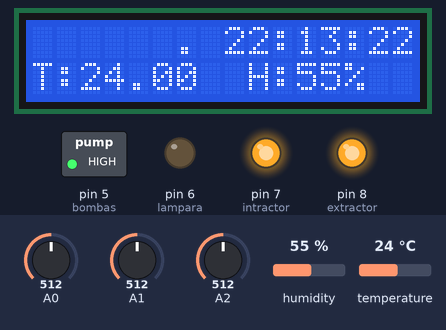
Simulated run of this sketch. Board: Arduino Uno, built with avr-gcc and run on an emulated ATmega328P. On the bench: 16×2 character LCD, switched loads named in the sketch (green lamp = pin HIGH), output pins drawn as LEDs (lit = HIGH). The test bench sets the inputs (shaded band); at power-on: A0 = 512, A1 = 512, A2 = 512, humidity 55 %, temperature 24 °C. The local clock reads 2024-03-15 10:24:30 at power-on unless the sketch sets it; what the sketch prints to the serial monitor is not drawn.

Above: at 2.7 s.
3.8 s: A0 set to 987
At 3.8 s:
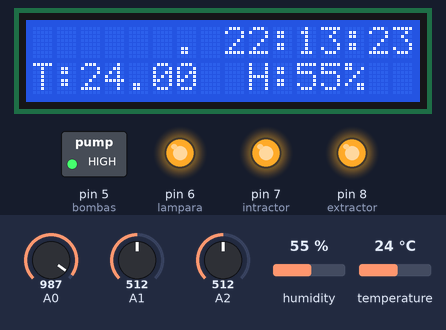
9.5 s: A0 set to 1017
At 11.0 s:
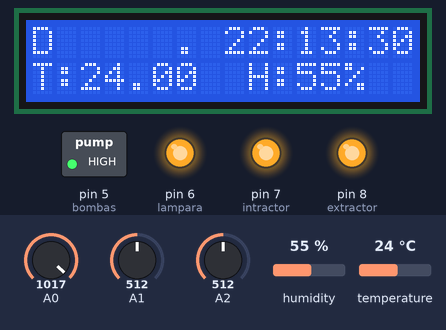
13.8 s: A1 set to 989
15.7 s: A1 set to 1012
At 17.5 s:
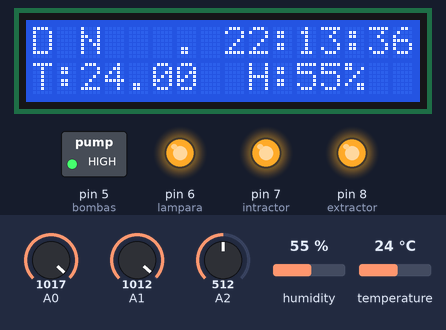
20.3 s: A2 set to 982
22.2 s: A2 set to 1009
At 23.6 s:
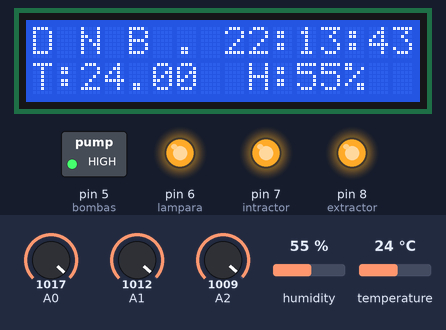
Timing chart, 0 to 25.2 s (numbered marks = the images above; inputs shaded):
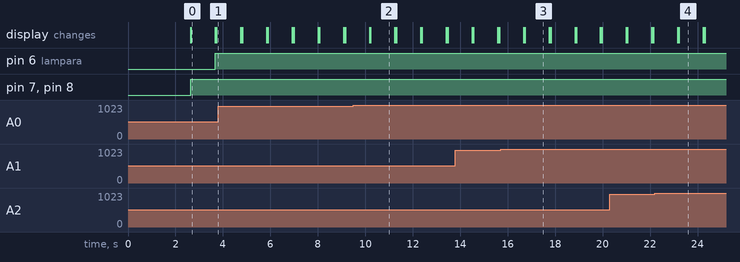

The sketch:

igo_funcionando_lampara__bombas_ventilacion_sensor__ventilac.ino
```cpp
// Con Arduino UNO,(RTC), Modulo Rele, Modulo I2C para LCD 2x16
// Conexioni2C :Arduino UNO  SCL-> A5   SDA->A4  VCC->5V  GND->GND
// Conexion RTC :Arduino UNO    GND->GND VCC->5V SCL-> SCL  SDA->SDA los dos pines despues del ...12,13,GND,AREF,SDA,SCL
// Conexion Rele:Arduino UNO GND->GND  VCC->5V  IN->7
// NOTA: se debe cargar dos veces este programa 1. Con la linea  RTC.adjust(DateTime(__DATE__, __TIME__));
//                                              2. Sin esa linea

#include <Wire.h>
#include "RTClib.h"
#include <LiquidCrystal_I2C.h>
#include <DHT.h>


LiquidCrystal_I2C lcd(0x3F,16,2);    // inicializa la interfaz I2C del LCD 16x2
RTC_DS1307 RTC;                     // inicializa el modulo RTC


int r_diaSemana;                     // almacena el resultado del dia de la semana calculado
const int intractor = 7;             // Pin 7 encargado de activar los intractores
const int extractor = 8;             // Pin 8 encargado de activar los extractores
const int lampara   = 6;             // Pin 6 encargado de activar la lampara
const int bombas    = 5;             // Pin 5 encargado de activar las bombas de agua

unsigned long aguarda =2000;

int segundo;
int minuto;
int hora;

int sensor = 2;
float temp;
int humedad;
DHT dht (sensor, DHT11);

//////////////////////////////// Horario Durante el Día //////////////////////////////////////////////////////////////////////////////////////////////
// Hora en la que se enciende el sistema de ventilacion escrito  h1=Hora, m1=Minutos, s1=Segundos
// Cuando no se programa ninguna hora se debe dejar escrito el numero 99

int h1_c1=9;     int m1_c1=10;
int h2_c1=9;     int m2_c1=40;
int h3_c1=10;    int m3_c1=10;
int h4_c1=10;    int m4_c1=40;
int h5_c1=11;    int m5_c1=10;
int h6_c1=11;    int m6_c1=40;
int h7_c1=12;    int m7_c1=10;
int h8_c1=12;    int m8_c1=40;
int h9_c1=13;    int m9_c1=10;
int h10_c1=13;   int m10_c1=40;
int h11_c1=14;   int m11_c1=10;
int h12_c1=14;   int m12_c1=40;
int h13_c1=15;   int m13_c1=10;
int h14_c1=15;   int m14_c1=40;
int h15_c1=16;   int m15_c1=10;
int h16_c1=16;   int m16_c1=40;
int h17_c1=17;   int m17_c1=10;
int h18_c1=17;   int m18_c1=40;
int h19_c1=18;   int m19_c1=10;
int h20_c1=18;   int m20_c1=40;
int h21_c1=19;   int m21_c1=10;
int h22_c1=19;   int m22_c1=40;
int h23_c1=20;   int m23_c1=10;
int h24_c1=20;   int m24_c1=40;
int h25_c1=21;   int m25_c1=10;
int h26_c1=21;   int m26_c1=40;


//////////////////////////////// Horario Durante la noche ///////////////////////////////////////////////////////////////////////////////////////////
// Hora en la que se enciende el sistema de ventilacion escrito  h1=Hora, m1=Minutos, s1=Segundos

int h1_c2=22;   int m1_c2=25;
int h2_c2=23;   int m2_c2=25;
int h3_c2=24;   int m3_c2=25;
int h4_c2=1;    int m4_c2=25;
int h5_c2=2;    int m5_c2=25;
int h6_c2=3;    int m6_c2=25;
int h7_c2=4;    int m7_c2=25;
int h8_c2=5;    int m8_c2=25;
int h9_c2=6;    int m9_c2=25;
int h10_c2=7;   int m10_c2=25;
int h11_c2=8;   int m11_c2=25;

///////////////////////////////////////////////////////////////////////////////////////////////////////////////////////////////////////////////////////////////
//////////////////////////////////Horario para bombas//////////////////////////////////////////////////////////////////////////////////////////////////////////
int h1_c3=22;    int m1_c3=00;  int s1_c3=0;


////////////////////////////////// Void Setup() ////////////////////////////////////////////////////////////////////////////////////////////////////////////////
////////////////////////////////////////////////////////////////////////////////////////////////////////////////////////////////////////////////////////////////
void setup ()
{
  pinMode(extractor, OUTPUT);                    // Configura como salida el pin 8
  pinMode(intractor, OUTPUT);                    // Configura como salida el pin 7
  pinMode(lampara,   OUTPUT);                    // Configura como salida el pin 6
  pinMode(bombas,    OUTPUT);                    // Configura como salida el pin 5

  Wire.begin();
  dht.begin();
  RTC.begin();                                   // Inicia la comunicaci¢n con el RTC
  RTC.adjust(DateTime(__DATE__, __TIME__));      // Lee la fecha y hora del PC (Solo en la primera carga)
                                                 // el anterior se usa solo en la configuracion inicial luego se pone como comentario
                                                 // y se vuelve a cargar el programa sin esa linea.
  Serial.begin(9600);                            // Establece la velocidad de datos del puerto serie a 9600
  lcd.init();
  lcd.backlight();                               // Coloca luz de fondo al LCD
  lcd.clear();                                   // Borra el  LCD
  lcd.setCursor(0,0);
  lcd.print("SmartGreenhouse");
  lcd.setCursor(7,1);
  lcd.print(":P");
  delay(2500);
  lcd.clear();

  digitalWrite(bombas,HIGH);

}
////////////////////////////////// Void loop() /////////////////////////////////////////////////////////////////////////////////////////////////////
////////////////////////////////////////////////////////////////////////////////////////////////////////////////////////////////////////////////////
void loop()
{
  DateTime now = RTC.now();          // Obtiene la fecha y hora del RTC

  int contacto1 = analogRead(A0);    //Lee el valor de los contactos para escoger el horario
  int contacto2 = analogRead(A1);
  int contacto3 = analogRead(A2);

  Serial.print(now.year(), DEC);     // Año
  Serial.print('/');
  Serial.print(now.month(), DEC);    // Mes
  Serial.print('/');
  Serial.print(now.day(), DEC);      // Dia
  Serial.print(' ');
  Serial.print(now.hour(), DEC);     // Horas
  Serial.print(':');
  Serial.print(now.minute(), DEC);   // Minutos
  Serial.print(':');
  Serial.print(now.second(), DEC);   // Segundos
  Serial.println();
  lcd.setCursor(0,0);
  lcd.clear();
  lcd.setCursor(6,0);
  lcd.print(". ");
  lcd.print(now.hour(), DEC);
  lcd.print(":");
  lcd.print(now.minute(), DEC);
  lcd.print(":");
  lcd.print(now.second(), DEC);
  segundo=now.second();
  minuto=now.minute();
  hora=now.hour();


  humedad = dht.readHumidity();
  temp = dht.readTemperature();

  lcd.setCursor(0,1);
  lcd.print("T:");
  lcd.setCursor(2,1);
  lcd.print(temp);
  aguarda = millis();

  lcd.setCursor(9,1);
  lcd.print("H:");
  lcd.setCursor(11,1);
  lcd.print(humedad);
  lcd.print("%");
  aguarda = millis();


 int r_diaSemana=dia_de_semana();               // Llama a la funcion que calcula el dia de la semana y lo almacena en r_diaSemana

   if (contacto1 >= 1000)                       // Si el contacto 1 esta activo (Horario durante dia)
    {
      horario_dia();                            // Llama a la funcion que activa el horario dia
    }
    else
    {
      lcd.setCursor(0,0);
      lcd.print(" ");
    }

   if (contacto2 >= 1000)                       // Si el contacto 2 esta activo (Horario durante noche)
    {
      horario_noche();                          // Llama a la funcion que activa el horario noche
    }
    else
    {
       lcd.setCursor(2,0);
       lcd.print(" ");
    }

    if(contacto3 >= 1000)                       // Si el contacto 3 esta activo (Activacion de bombas cada 3 dias)
    {
      bombas_funcionando();                     //Llama a la funcion que activa las bombas
    }
    else
    {
       lcd.setCursor(4,0);
       lcd.print(" ");
    }


 digitalWrite(intractor, HIGH);                 // apaga los intractores
 digitalWrite(extractor,HIGH);                  // apaga los extractores
 digitalWrite(bombas,HIGH);

 delay(1000);                                   // La informaci¢n se actualiza cada 1/2 seg.
 lcd.setCursor(9,0);                            // Borra parte de la pantalla del LCD
 lcd.print("                ");
 lcd.setCursor(8,1);
 lcd.print("                ");


//////////////////////////////////Funcion que regula el horario de encendido de la lampara//////////////////////////////////////////////////////////////////////////
if((hora>=9)&&(hora<21))
{
  digitalWrite(lampara,LOW);
}
  else
  {
    digitalWrite(lampara,HIGH);
  }
}
//////////////////////////////// Fin del void loop(), inician las Funciones/////////////////////////////////////////////////////////////////////////////////////////
////////////////////////////////////////////////////////////////////////////////////////////////////////////////////////////////////////////////////////////////////
/////////////////////////////// Funcion que activa la ventilacion //////////////////////////////////////////////////////////////////////////////////////////////////

void activar_ventilacion_dia()
{
  lcd.clear();
  lcd.setCursor(2,0);
  lcd.print("Ventilacion");
  lcd.setCursor(3,1);
  lcd.print("Encendida");
  Serial.println("Ventilacion Activa");

  for(int i=0; i<=9; i++)
  {
    digitalWrite(intractor,LOW);
    digitalWrite(extractor,LOW);
    delay(60000);
  }
}
////////////////////////////////////Funcion que activa la ventilacion////////////////////////////////////////////////////////////////////////////////////////////////
/////////////////////////////////////////////////////////////////////////////////////////////////////////////////////////////////////////////////////////////////////
void activar_ventilacion_noche()
{
  lcd.clear();
  lcd.setCursor(2,0);
  lcd.print("Ventilacion");
  lcd.setCursor(3,1);
  lcd.print("Encendida");
  Serial.println("Ventilacion Activa");

  for(int i=0; i<=9; i++)
  {
    digitalWrite(intractor, LOW);
    digitalWrite(extractor,LOW);
    delay(60000);
  }
}
//////////////////////////////////////////////////////////////////////////////////////////////////////////////////////////////////////////////////////////////////
///////////////////////////////Funcion que activa las bombas//////////////////////////////////////////////////////////////////////////////////////////////////////
void activar_bombas()
{
      digitalWrite(bombas,LOW);
      lcd.clear();
      lcd.setCursor(0,0);
      lcd.print("Riego encendido");
      lcd.setCursor(8,1);
      lcd.print(":)");
      Serial.println("Bombas activadas");
      delay(25000);
      digitalWrite(bombas,HIGH);
}
/////////////////////////////////////////////////////////////////////////////////////////////////////////////////////////////////////////////////////////////////////
/////////////////////////////////////////////////////////////////////////////////////////////////////////////////////////////////////////////////////////////////////
/////////////////////////////// Calcula el dia de la Semana /////////////////////////////////////////////////////////////////////////////////////////////////////////
int dia_de_semana()
{
  // Encuentra el dia de la semana de una fecha
  int n_dia;
  int r_dia;
  int n_mes;
  int t_mes;
  int n_anno;
  int d_anno;
  int t_siglo=6;

  DateTime now = RTC.now(); //fecha y hora del RTC
  lcd.setCursor(13,1);
  n_anno=(now.year()-2000);
  d_anno=n_anno/4;
  n_dia=now.day();
  n_mes=now.month();

 switch (n_mes)
 {
    case 1:
      t_mes=0;
      break;
    case 2:
      t_mes=3;
      break;
    case 3:
      t_mes=3;
      break;
    case 4:
      t_mes=6;
      break;
    case 5:
      t_mes=1;
      break;
    case 6:
      t_mes=4;
      break;
    case 7:
      t_mes=6;
      break;
    case 8:
      t_mes=2;
      break;
    case 9:
      t_mes=5;
      break;
    case 10:
      t_mes=0;
      break;
    case 11:
      t_mes=3;
      break;
    case 12:
      t_mes=5;
      break;
    default:
      t_mes=t_mes;
    break;
 }

 r_dia=n_dia+t_mes+n_anno+d_anno+t_siglo;
 r_dia = r_dia % 7;

 switch (r_dia)
 {
      case 1:
        Serial.print(" Lun ");
      break;
      case 2:
       Serial.println(" Mar ");
      break;
      case 3:
       Serial.print(" Mie ");
      break;
      case 4:
       Serial.print(" Jue ");
      break;
      case 5:
       Serial.print(" Vie ");
      break;
      case 6:
       Serial.print(" Sab ");
      break;
      case 0:
       Serial.print(" Dom ");
      break;
      default:
       lcd.print("---");
       Serial.print(" ---");
      break;
 }
 return r_dia;
}
/////////////////////Condicional del Horario dia  /////////////////////////////////////////////////////////////////////////////////////////////////////
void horario_dia()
{
   lcd.setCursor(0,0);
   lcd.print("D");
   Serial.print("Horario_Dia ");
   if ((hora==h1_c1)  && (minuto==m1_c1))   activar_ventilacion_dia();
   if ((hora==h2_c1)  && (minuto==m2_c1))   activar_ventilacion_dia();
   if ((hora==h3_c1)  && (minuto==m3_c1))   activar_ventilacion_dia();
   if ((hora==h4_c1)  && (minuto==m4_c1))   activar_ventilacion_dia();
   if ((hora==h5_c1)  && (minuto==m5_c1))   activar_ventilacion_dia();
   if ((hora==h6_c1)  && (minuto==m6_c1))   activar_ventilacion_dia();
   if ((hora==h7_c1)  && (minuto==m7_c1))   activar_ventilacion_dia();
   if ((hora==h8_c1)  && (minuto==m8_c1))   activar_ventilacion_dia();
   if ((hora==h9_c1)  && (minuto==m9_c1))   activar_ventilacion_dia();
   if ((hora==h10_c1) && (minuto==m10_c1))  activar_ventilacion_dia();
   if ((hora==h11_c1) && (minuto==m11_c1))  activar_ventilacion_dia();
   if ((hora==h12_c1) && (minuto==m12_c1))  activar_ventilacion_dia();
   if ((hora==h13_c1) && (minuto==m13_c1))  activar_ventilacion_dia();
   if ((hora==h14_c1) && (minuto==m14_c1))  activar_ventilacion_dia();
   if ((hora==h15_c1) && (minuto==m15_c1))  activar_ventilacion_dia();
   if ((hora==h16_c1) && (minuto==m16_c1))  activar_ventilacion_dia();
   if ((hora==h17_c1) && (minuto==m17_c1))  activar_ventilacion_dia();
   if ((hora==h18_c1) && (minuto==m18_c1))  activar_ventilacion_dia();
   if ((hora==h19_c1) && (minuto==m19_c1))  activar_ventilacion_dia();
   if ((hora==h20_c1) && (minuto==m20_c1))  activar_ventilacion_dia();
   if ((hora==h21_c1) && (minuto==m21_c1))  activar_ventilacion_dia();
   if ((hora==h22_c1) && (minuto==m22_c1))  activar_ventilacion_dia();
   if ((hora==h23_c1) && (minuto==m23_c1))  activar_ventilacion_dia();
   if ((hora==h24_c1) && (minuto==m24_c1))  activar_ventilacion_dia();
   if ((hora==h25_c1) && (minuto==m25_c1))  activar_ventilacion_dia();
   if ((hora==h26_c1) && (minuto==m26_c1))  activar_ventilacion_dia();
}

////////////////////Condicional del Horario noche  ///////////////////////////////////////////////////////////////////////////////////////////////////
void horario_noche()
{
   lcd.setCursor(2,0);
   lcd.print("N");
   Serial.print("Horario_Noche ");
   if ((hora==h1_c2)  && (minuto==m1_c2))   activar_ventilacion_noche();
   if ((hora==h2_c2)  && (minuto==m2_c2))   activar_ventilacion_noche();
   if ((hora==h3_c2)  && (minuto==m3_c2))   activar_ventilacion_noche();
   if ((hora==h4_c2)  && (minuto==m4_c2))   activar_ventilacion_noche();
   if ((hora==h5_c2)  && (minuto==m5_c2))   activar_ventilacion_noche();
   if ((hora==h6_c2)  && (minuto==m6_c2))   activar_ventilacion_noche();
   if ((hora==h7_c2)  && (minuto==m7_c2))   activar_ventilacion_noche();
   if ((hora==h8_c2)  && (minuto==m8_c2))   activar_ventilacion_noche();
   if ((hora==h9_c2)  && (minuto==m9_c2))   activar_ventilacion_noche();
   if ((hora==h10_c2) && (minuto==m10_c2))  activar_ventilacion_noche();
   if ((hora==h11_c2) && (minuto==m11_c2))  activar_ventilacion_noche();
}
///////////////////////////////////////////////////////////////////////////////////////////////////////////////////////////////////////////////////////////

////////////////////Condicional activacion de las bombas///////////////////////////////////////////////////////////////////////////////////////////////////
void bombas_funcionando()
{
  lcd.setCursor(4,0);
  lcd.print("B");
  if((r_diaSemana==0)||(r_diaSemana==3))
  {
    Serial.print("Bombas C/3");
    if((hora==h1_c3)&&(minuto==m1_c3)&&(segundo==s1_c3)) activar_bombas();
  }
    digitalWrite(bombas,HIGH);
}
```

Measured:
- the behaviour switches between 999 and 1000 on A0 (found by bisection; images 1 and 2)
- the behaviour switches between 999 and 1000 on A1 (found by bisection; images 2 and 3)
- the behaviour switches between 999 and 1000 on A2 (found by bisection; images 3 and 4)
- after the input at 9.5 s, the display: first differs from a run without the input after 0.72 s (image 2)
- after the input at 15.7 s, the display: first differs from a run without the input after 1.0 s (image 3)
- after the input at 22.2 s, the display: first differs from a run without the input after 1.0 s (image 4)
- what the display in image 0 shows lasts 1.0 s, from 2.7 s to 3.7 s
